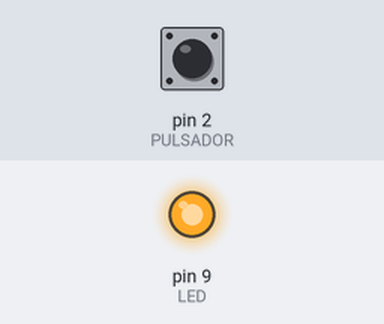
Bench run of a sketch on a simulated Arduino Uno, built with avr-gcc and run on an emulated ATmega328P. Shown: output pins drawn as LEDs (lit = HIGH). The test bench sets the inputs (shaded band); at power-on: pin 2 (PULSADOR) HIGH.

Above: at 1.2 s.
1.3 s: pin 2 (PULSADOR) pulled LOW for 0.15 s
At 2.3 s:
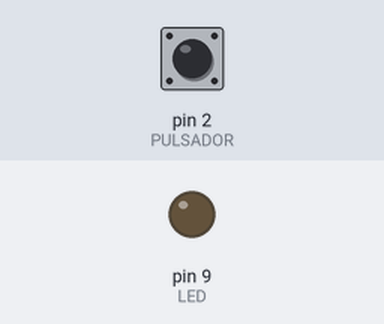
2.9 s: pin 2 (PULSADOR) pulled LOW for 1 s
At 4.8 s:
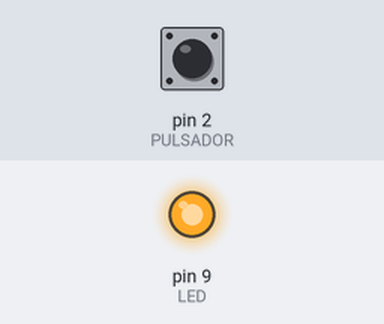
5.4 s: pin 2 (PULSADOR) pulled LOW for 3.2 s
At 9.6 s:
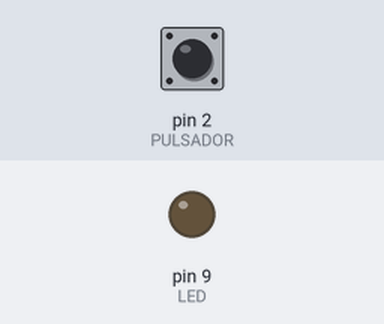
Timing chart, 0 to 11.1 s (numbered marks = the images above; inputs shaded):
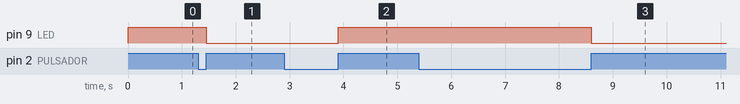

Measured:
- after the input at 1.3 s, pin 9 (LED): HIGH → LOW after 0.15 s
- after the input at 2.9 s, pin 9 (LED): LOW → HIGH after 1.0 s
- after the input at 5.4 s, pin 9 (LED): HIGH → LOW after 3.2 s

The sketch:

push1.ino
```cpp
// botón con antirebote//

int PULSADOR = 2;
int LED=9;
int ESTADO=LOW;

void setup(){

pinMode(PULSADOR, INPUT);
pinMode(LED, OUTPUT);
digitalWrite(LED, LOW);

 }

void loop (){

while(digitalRead(PULSADOR) == LOW){  // espera infinitamente hasta que se presione el pulsador
 }

ESTADO = digitalRead(LED);    // leo estado del LED para saber si esta encendido o apagado
digitalWrite(LED, !ESTADO);     // escribo en la salida el valor apuesto al leido con anterioridad

while(digitalRead(PULSADOR) == HIGH){   // espera como funcion antirebote simple
 }

}
```
